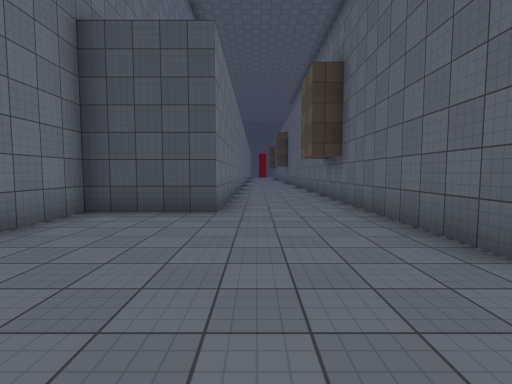
View 1 (above)

24 first-person views from a walk through a scene from a Unity 3-D project. The camera is 1.5 m above the floor, tilts 4° down and sees 85° across. The floor is counted in squares, 2 m on a side. Each view is taken from the middle of a square. On the plan, view 1 faces up. The plan holds only what a view shows up to about 10 squares ahead; the rest is blank. The place goes on beyond the plan. The player character is not drawn. Surface patterns are stand-ins for the level's own textures.

View 2
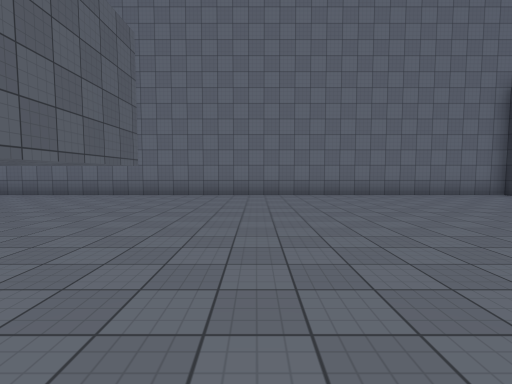

View 3
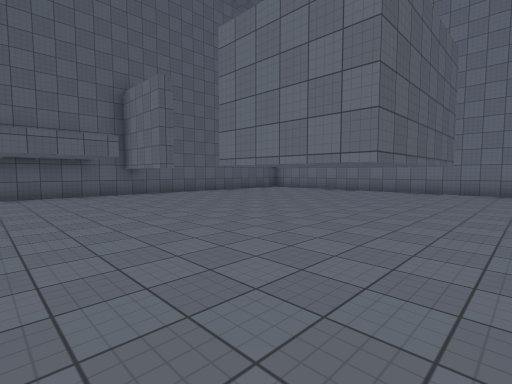

View 4
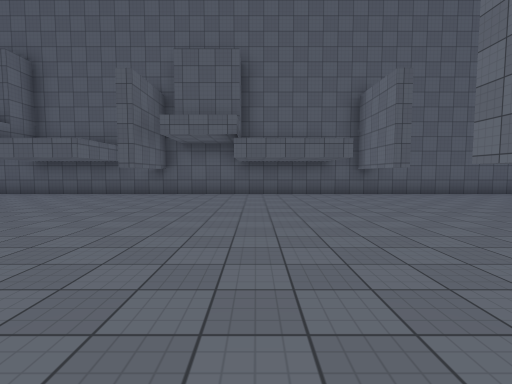

View 5
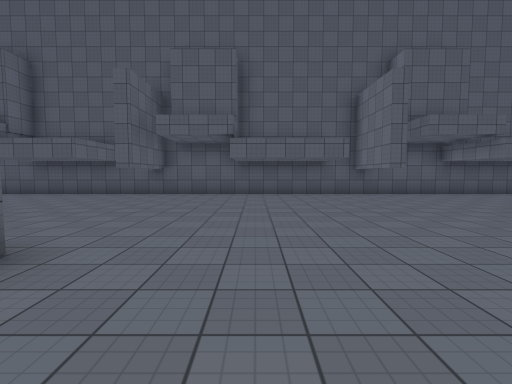

View 6
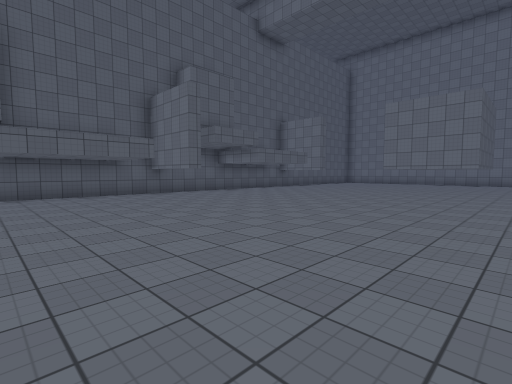

View 7
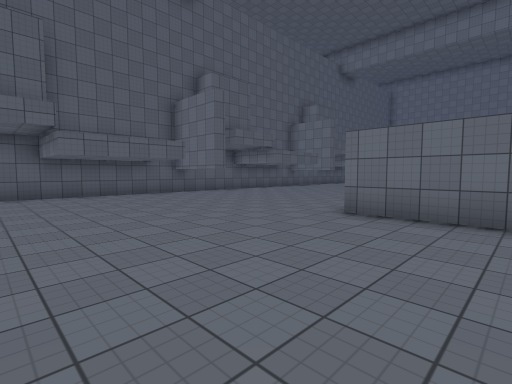

View 8
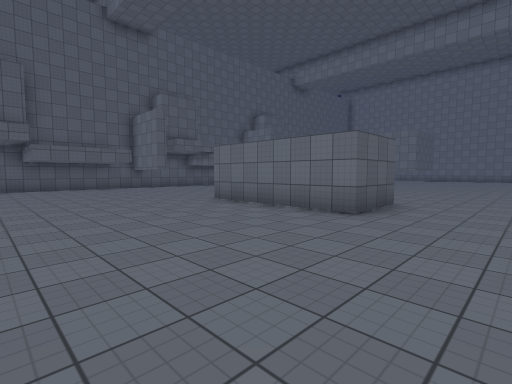

View 9
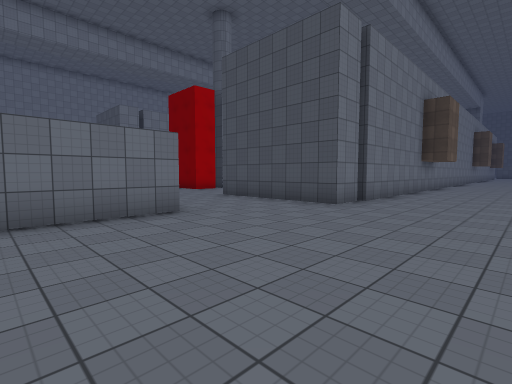

View 10
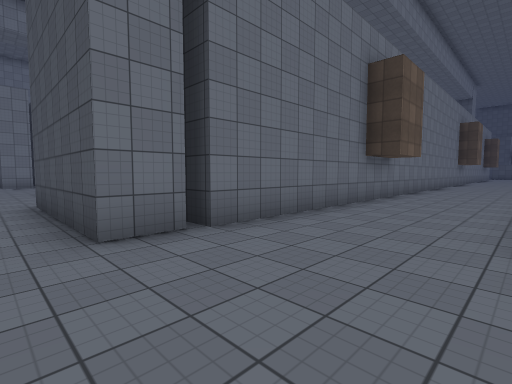

View 11
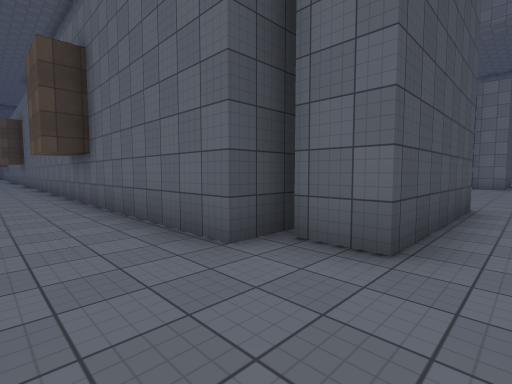

View 12
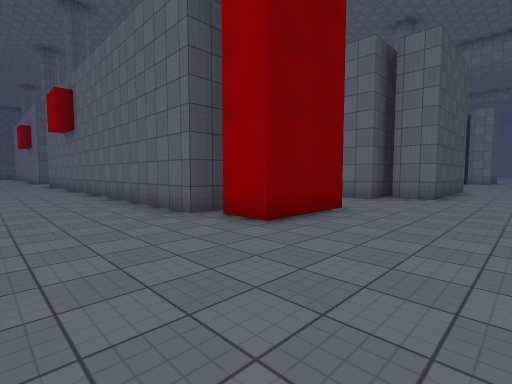

View 13
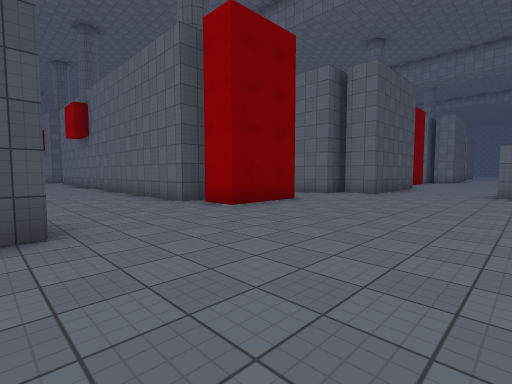

View 14
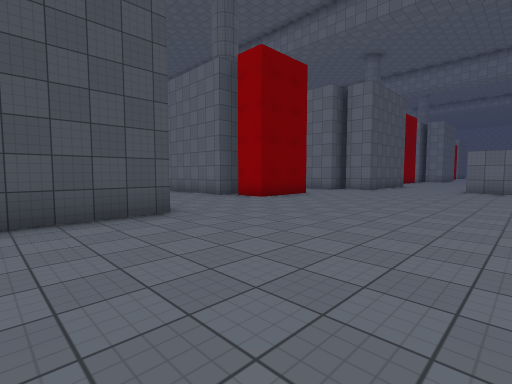

View 15
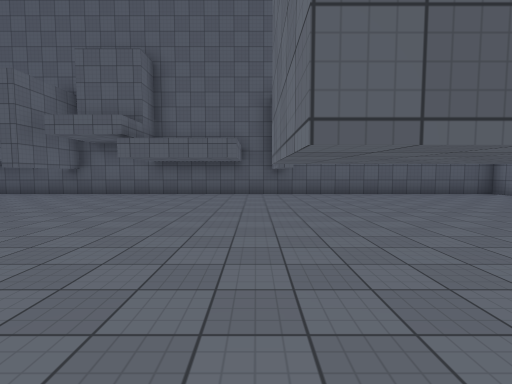

View 16
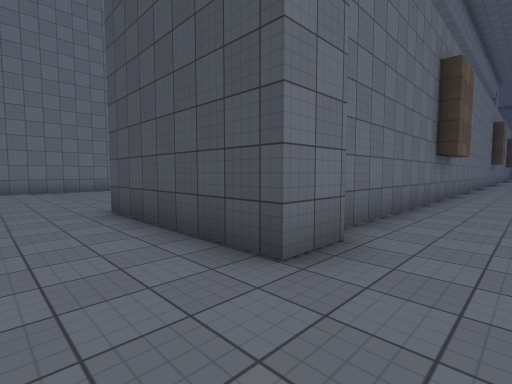

View 17
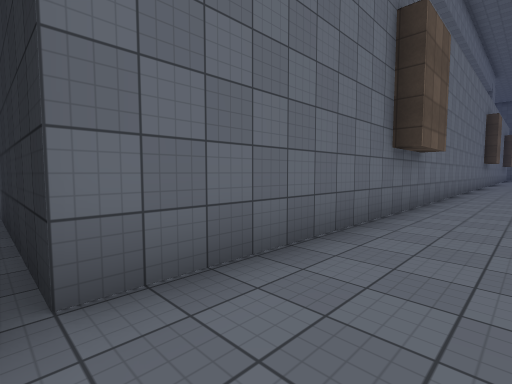

View 18
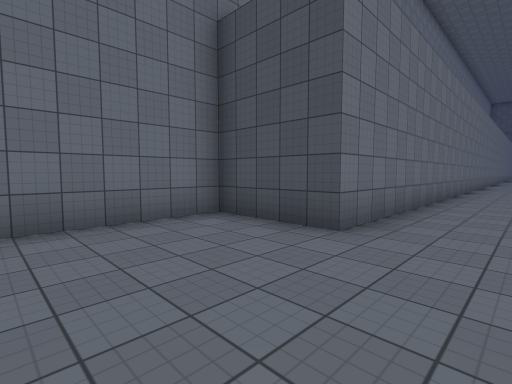

View 19
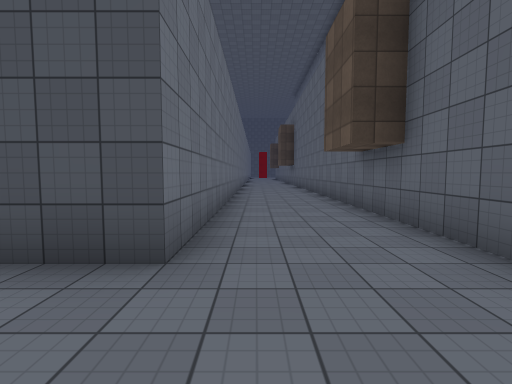

View 20
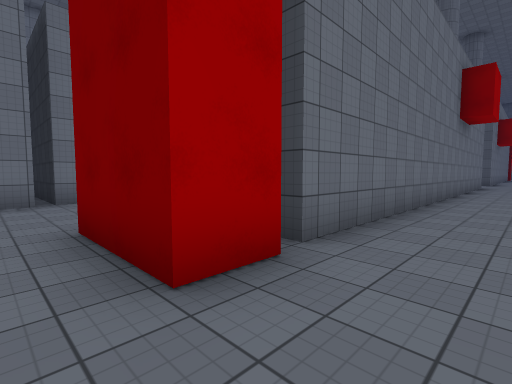

View 21
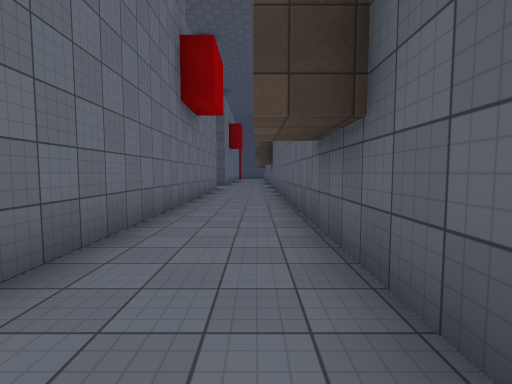

View 22
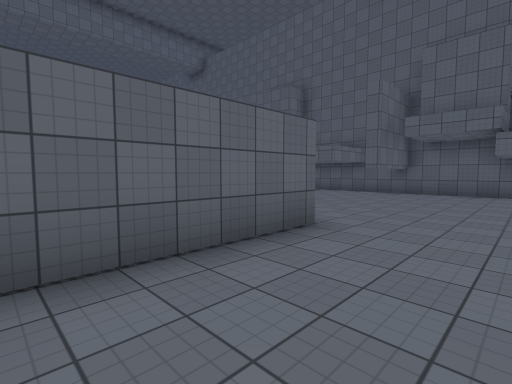

View 23
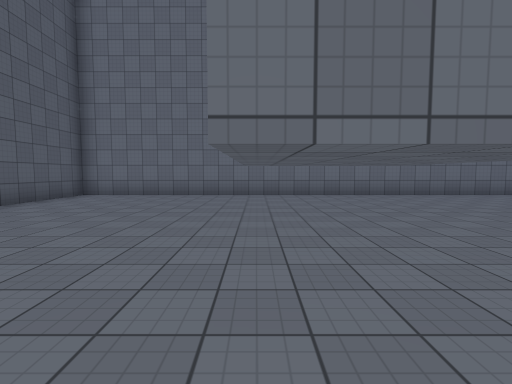

View 24
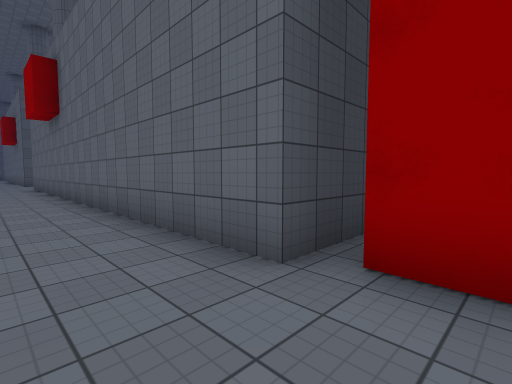

### Floor plan
Points are (right, up) in squares from view 1. A wall is a line through its corners. A room is listed if a view was taken in it or the views show most of it. See-through windows are left out.
Room 1 (views 1, 2, 3, 4, 5, 6, 7, 8, 9, 10, 11, 12, 13, 14, 15, 16, 17, 18, 19, 20, 21, 22, 23, 24)
walls: (7.5, 1.9) (7.5, 0.8) (3.2, 0.8); (13.3, 3) (13.3, 1.8) (11.1, 1.8) (11.1, 3); (17.3, -6.5) (17.3, -2.3) (19.2, -2.3) (19.2, -6.5); (17.5, 2.2) (15.9, 2.2) (15.9, 12.5); (2.2, 2.4) (2.2, 12.5); (20.9, 2) (20.9, 0.8) (16.6, 0.8) (16.6, 2); (13.3, 12.5) (13.3, 3.4) (10.8, 3.4) (10.8, 12.5); (7.2, 12.5) (7.2, 2.2) (3, 2.2); (20.9, 11.1) (20.9, 2.2) (20.1, 2.2); (-0.7, 12.5) (-0.7, 5.3) (-3.2, 5.3) (-3.2, -13.7) (23.9, -13.7)

Positions as (right, up) in squares from view 1, and headings:
1: (0, 0), facing up
2: (6, -3), facing left
3: (8, -4), facing down-left
4: (8, -4), facing down
5: (15, -4), facing down
6: (16, -4), facing down-left
7: (24, -4), facing down-left
8: (24, 0), facing down-left
9: (24, -5), facing up-left
10: (24, 0), facing up-left
11: (14, 0), facing up-right
12: (8, -1), facing up-right
13: (7, -3), facing up-right
14: (5, -4), facing up-right
15: (5, -4), facing down
16: (9, -1), facing up-left
17: (9, 2), facing up-left
18: (1, 2), facing up-left
19: (0, 3), facing up
20: (15, 1), facing up-left
21: (15, 5), facing up
22: (15, -3), facing down-right
23: (6, -8), facing left
24: (9, 2), facing up-right
